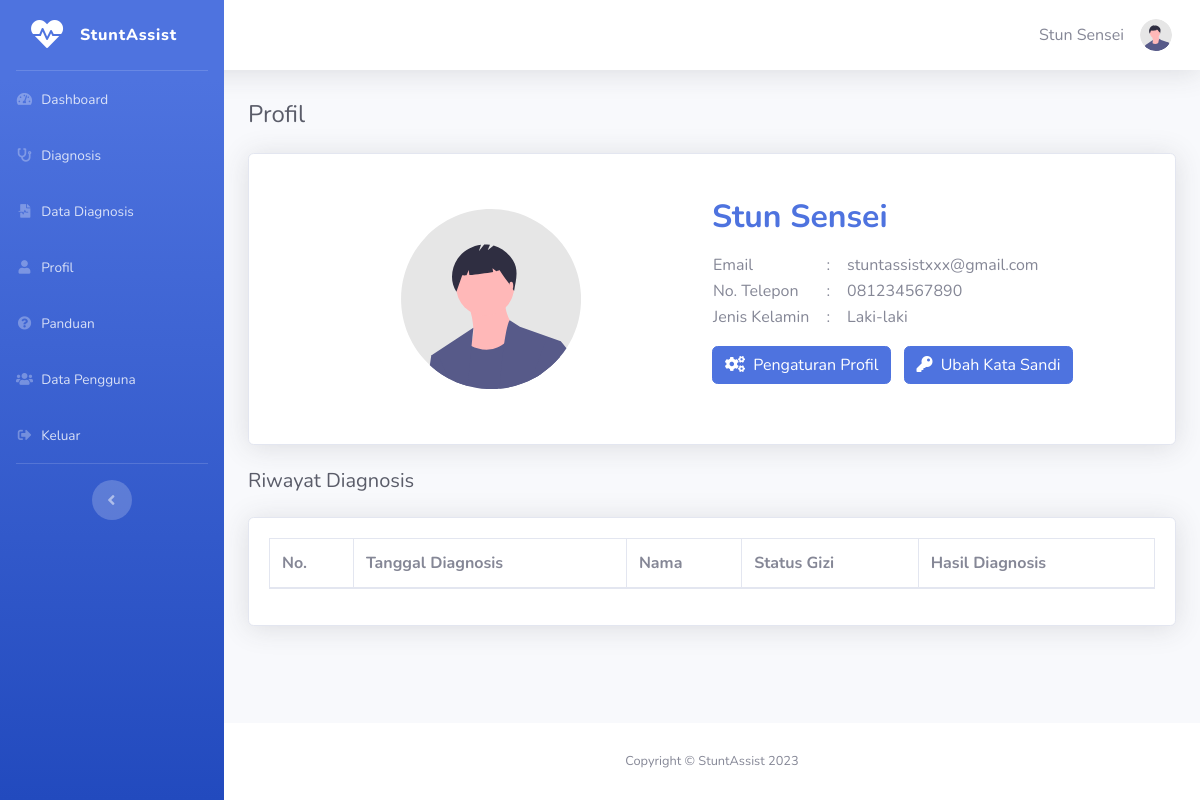
Screenshot of /profil.php (signed in) with the database file from the repository.
### tables this page shows
CREATE TABLE `tbl_pengguna` (
  `id_pengguna` int(11) NOT NULL,
  `nama` varchar(100) NOT NULL,
  `jenis_kelamin` enum('L','P') DEFAULT NULL,
  `status_pengguna` enum('admin','user') NOT NULL,
  `email` varchar(100) DEFAULT NULL,
  `no_telepon` varchar(20) DEFAULT NULL,
  `kata_sandi` varchar(255) NOT NULL,
  `reset_token` varchar(255) NOT NULL
);

### templates/profile-card.php (the view)
<?php
require_once('./includes/functions.php');
$profile = getDataProfile();
?>
<div class='mb-3'>
    <div class='card shadow py-4'>
        <div class='card-body'>
            <div class='row no-gutters align-items-center'>
                <div class="user-select-none col text-center d-none d-md-block">
                    <img src="<?= getProfileImage($koneksi); ?>" alt="Foto Profil" style="max-height: 180px">
                </div>
                <div class="col">
                    <h2 class='font-weight-bold text-primary mb-3 capitalize'>
                        <?= ucwords(strtolower(stripslashes($profile['nama']))) ?>
                    </h2>
                    <div>
                        <table class="table-responsive">
                            <tbody>
                                <tr>
                                    <td>Email</td>
                                    <td class="px-3">:</td>
                                    <td>
                                        <?= $profile['email'] ? $profile['email'] : "-"; ?>
                                    </td>
                                </tr>
                                <tr>
                                    <td>No. Telepon</td>
                                    <td class="px-3">:</td>
                                    <td>
                                        <?= $profile['no_telepon'] ? $profile['no_telepon'] : "-"; ?>
                                    </td>
                                </tr>
                                <tr>
                                    <td>Jenis Kelamin</td>
                                    <td class="px-3">:</td>
                                    <td>
                                        <?= $profile['jenis_kelamin'] ? $profile['jenis_kelamin'] : "-"; ?>
                                    </td>
                                </tr>
                            </tbody>
                        </table>
                        <div class="mt-3 d-flex justify-content-start align-items-center">
                            <div>
                                <button type="button" class="btn btn-primary mr-2 mb-3" data-toggle="modal"
                                    data-target="#editProfilModal">
                                    <i class="fas fa-cogs"></i>
                                    <span class="ml-1">Pengaturan
                                        Profil</span>
                                </button>
                                <button type="button" class="btn btn-primary mr-2 mb-sm-3" data-toggle="modal"
                                    data-target="#editPasswordModal">
                                    <i class="fas fa-key"></i>
                                    <span class="ml-1">Ubah Kata
                                        Sandi</span>
                                </button>
                            </div>
                        </div>
                    </div>
                </div>
            </div>
        </div>
    </div>
</div>

### profil.php (shortened to what this page needs)
<!DOCTYPE html>
<html lang="id">
<?php include './templates/header.php'; ?>
<body id="page-top">
    <div id="wrapper">
        <?php include './templates/sidebar.php'; ?>
        <div id="content-wrapper" class="d-flex flex-column">
            <div id="content">
                <?php include './templates/navbar.php'; ?>
                <div class="container-fluid">
                    <?= generatePageTitle('Profil'); ?>
                    <?php include './templates/profile-card.php'; ?>
                    <?= generateSubPageTitle('Riwayat Diagnosis '); ?>
                    <?php include './templates/table-riwayat.php'; ?>
                </div>
            </div>
            <?php include './templates/footer.php'; ?>
        </div>
    </div>
</body>
</html>

### templates/header.php (shortened to what this page needs)
<?php require_once 'includes/functions.php'; ?>
<head>
    <link href="vendor/fontawesome-free/css/all.min.css" rel="stylesheet" type="text/css">
    <link href="css/sb-admin-2.min.css" rel="stylesheet">
    <link rel="stylesheet" href="css/index.css">
    <link rel="stylesheet" href="vendor/sweetalert2/dist/sweetalert2.min.css">
</head>

### templates/sidebar.php
<?php
require_once 'includes/functions.php';
$status_pengguna = $_SESSION['status_pengguna'] ?? '';
$pages = [
    [
        'name' => 'Dashboard',
        'link' => 'dashboard',
        'icon' => 'fas fa-fw fa-tachometer-alt',
        'show' => ($status_pengguna !== '')
    ],
    [
        'name' => 'Diagnosis',
        'link' => 'diagnosis',
        'icon' => 'fas fa-fw fa-stethoscope',
        'show' => true
    ],
    [
        'name' => 'Data Diagnosis',
        'link' => 'data-diagnosis',
        'icon' => 'fas fa-fw fa-file-medical-alt',
        'show' => ($status_pengguna !== '')
    ],
    [
        'name' => 'Profil',
        'link' => 'profil',
        'icon' => 'fas fa-fw fa-user',
        'show' => ($status_pengguna !== '')
    ],
    [
        'name' => 'Panduan',
        'link' => 'panduan',
        'icon' => 'fas fa-fw fa-question-circle',
        'show' => true
    ],
    [
        'name' => 'Data Pengguna',
        'link' => 'data-pengguna',
        'icon' => 'fas fa-fw fa-users',
        'show' => ($status_pengguna === 'admin')
    ],
    [
        'name' => 'Keluar',
        'link' => 'login',
        'icon' => 'fas fa-fw fa-sign-out-alt',
        'show' => ($status_pengguna !== ''),
        'modal' => 'logoutModal'
    ],
    [
        'name' => 'Daftar Akun',
        'link' => 'register',
        'icon' => 'fas fa-fw fa-user-plus',
        'show' => ($status_pengguna !== 'admin' && $status_pengguna !== "user")
    ]
];
?>
<ul class="navbar-nav bg-gradient-primary sidebar sidebar-dark accordion" id="accordionSidebar" style="z-index:1200">
    <a class="sidebar-brand d-flex align-items-center justify-content-center" href="dashboard">
        <div class="sidebar-brand-icon">
            <i class="fas fa-heartbeat"></i>
        </div>
        <div class="sidebar-brand-text mx-3">StuntAssist</div>
    </a>
    <hr class="sidebar-divider my-0">
    <?php foreach ($pages as $page): ?>
        <?php if ($page['show']): ?>
            <li class="nav-item <?php echo isActivePage($current_page, $page['link']); ?>">
                <a class="nav-link" href="<?php echo $page['link'] ?>" <?php if (isset($page['modal']))
                       echo ' data-toggle="modal" data-target="#' . $page['modal'] . '"'; ?>>
                    <i class="<?php echo $page['icon'] ?>"></i>
                    <span>
                        <?php echo $page['name'] ?>
                    </span>
                </a>
            </li>
        <?php endif; ?>
    <?php endforeach; ?>
    <hr class="sidebar-divider d-none d-md-block">
    <div class="text-center d-none d-md-inline">
        <button class="rounded-circle border-0" id="sidebarToggle"></button>
    </div>
</ul>

### templates/navbar.php (shortened to what this page needs)
<?php
include 'includes/koneksi.php';
?>
<nav class="navbar navbar-expand navbar-light bg-white topbar mb-4 fixed-top shadow">
    <ul class="navbar-nav ml-auto">
        <li class="nav-item dropdown no-arrow">
            <a class="nav-link dropdown-toggle" href="#" id="userDropdown" role="button" data-toggle="dropdown"
                aria-haspopup="true" aria-expanded="false">
                <span class="mr-3 d-none d-lg-inline text-gray-600">
                    <?= getNamaPengguna($koneksi); ?>
                </span>
                <img class="user-select-none img-profile rounded-circle" src="<?= getProfileImage($koneksi); ?>"
                    alt="Profil">
            </a>
        </li>
    </ul>
</nav>

### includes/functions.php (shortened to what this page needs)
<?php
$current_page = basename($_SERVER['REQUEST_URI']);
function isActivePage($currentPage, $pageUrl)
{
    return ($currentPage === $pageUrl) ? 'active' : '';
}
function getNamaPengguna($koneksi)
{
    if (isset($_SESSION['email'])) {
        $email = $_SESSION['email'];
        $query = "SELECT nama FROM tbl_pengguna WHERE email = '$email' OR no_telepon='$email'";
        $result = mysqli_query($koneksi, $query);
        $row = mysqli_fetch_assoc($result);
        $namaPengguna = $row['nama'];
        return isset($namaPengguna) ? $namaPengguna : 'Stun Sensei';
    } else {
        return 'Stun Sensei';
    }
}
function getProfileImage($koneksi)
{
    $email = $_SESSION['email'];
    $query = "SELECT jenis_kelamin FROM tbl_pengguna WHERE email = '$email' OR no_telepon='$email'";
    $result = mysqli_query($koneksi, $query);
    $row = mysqli_fetch_assoc($result);
    if ($row) {
        $jenisKelamin = $row['jenis_kelamin'];
        if ($jenisKelamin === 'P') {
            return 'img/profile-woman.svg';
        } else {
            return 'img/profile-man.svg';
        }
    } else {
        return 'img/profile-man.svg';
    }
}
function getDataProfile()
{
    include 'includes/koneksi.php';
    $email = $_SESSION['email'];
    $query = "SELECT * FROM tbl_pengguna WHERE email = '$email' OR no_telepon='$email'";
    $result = mysqli_query($koneksi, $query);
    $row = mysqli_fetch_assoc($result);
    $nama = $row['nama'];
    $jenis_kelamin = $row['jenis_kelamin'];
    $email = $row['email'];
    $no_telepon = $row['no_telepon'];
    if ($jenis_kelamin === 'L') {
        $jenis_kelamin = 'Laki-laki';
    } elseif ($jenis_kelamin === 'P') {
        $jenis_kelamin = 'Perempuan';
    }
    return array('nama' => $nama, 'jenis_kelamin' => $jenis_kelamin, 'email' => $email, 'no_telepon' => $no_telepon);
}
function generatePageTitle($pageTitle)
{
    return '
        <div class="user-select-none d-sm-flex align-items-center justify-content-between mb-4">
            <h1 class="h4 mb-0 text-gray-800">' . $pageTitle . '</h1>
        </div>
    ';
}
function generateSubPageTitle($pageTitle)
{
    return '
        <div class="user-select-none d-sm-flex align-items-center justify-content-between my-4">
            <h1 class="h5 mb-0 text-gray-800">' . $pageTitle . '</h1>
        </div>
    ';
}
?>

### templates/table-riwayat.php (shortened to what this page needs)
<?php
require_once './includes/functions.php';
?>
<div class="card shadow mb-4">
    <div class="card-body">
        <div class="table-responsive">
            <table class="table table-bordered" id="dataTable" width="100%" cellspacing="0">
                <thead>
                    <tr>
                        <th>No.</th>
                        <th>Tanggal Diagnosis</th>
                        <th>Nama</th>
                        <th>Status Gizi</th>
                        <th>Hasil Diagnosis</th>
                    </tr>
                </thead>
            </table>
        </div>
    </div>
</div>

### templates/footer.php (shortened to what this page needs)
<footer class="user-select-none sticky-footer bg-white">
    <div class="container my-auto">
        <div class="copyright text-center my-auto">
            <span>Copyright &copy; StuntAssist 2023</span>
        </div>
    </div>
</footer>

### css/index.css (style rules this page uses)
#content { margin-top: 100px; }

### rows the page displays
tbl_pengguna: nama "Stun Sensei", email "stuntassistxxx@gmail.com", no_telepon "081234567890"

### other values shown
$page['name'] "Dashboard"
$page['name'] "Diagnosis"
$page['name'] "Data Diagnosis"
$page['name'] "Profil"
$page['name'] "Panduan"
$page['name'] "Data Pengguna"
$page['name'] "Keluar"
$pageTitle "Profil"
$profile['jenis_kelamin'] "Laki-laki"
$pageTitle "Riwayat Diagnosis"
